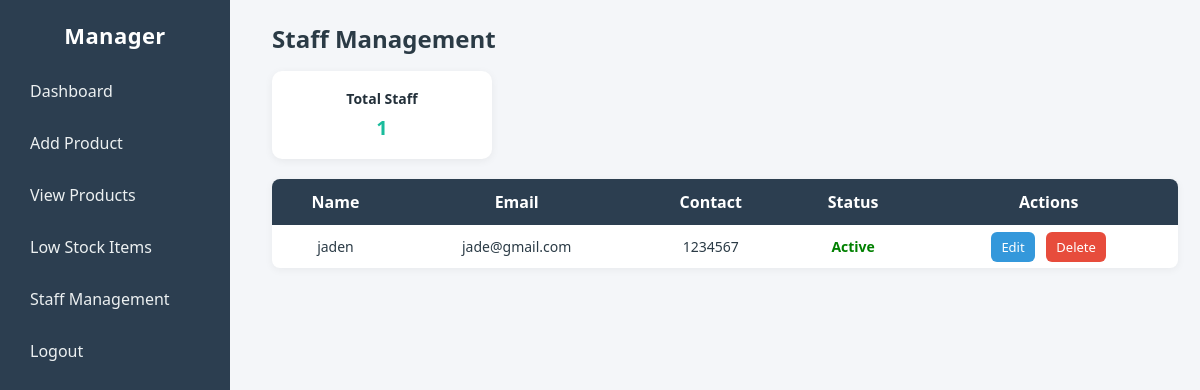
The page /staff_management/ on the database as committed earlier.
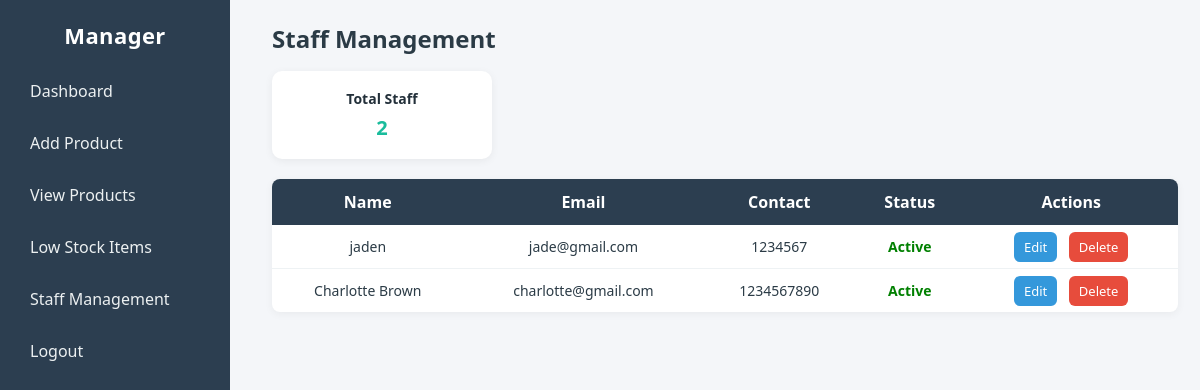
The same page on the database as committed later.
### Inventory_management/models.py (models this page shows, shortened)
class Staff(models.Model):
    profile = models.OneToOneField(Profile, on_delete=models.CASCADE, related_name="staff")
    full_name = models.CharField(max_length=100)
    dob = models.DateField()
    age = models.IntegerField()
    gender = models.CharField(
        max_length=10,
        choices=[
            ("Male", "Male"),
            ("Female", "Female"),
            ("Other", "Other")
        ]
    )
    phone = models.CharField(max_length=15)
    is_active = models.BooleanField(default=True)
    phone = models.CharField(max_length=15)
    address = models.TextField()
    department = models.CharField(max_length=100)
    job_title = models.CharField(max_length=100)
    start_date = models.DateField()

class Profile(models.Model):
    user = models.OneToOneField(User,on_delete=models.CASCADE)
    ROLE_CHOICES = (
        ('manager','Manager'),
        ('staff','Staff'),
        ('accountant','Accountant')
    )
    role = models.CharField(max_length=10,choices=ROLE_CHOICES,default='staff')
    profile_pic = models.ImageField(upload_to='profile_pics/',default='profile_pics/default.jpg')

### Inventory_management/views.py (the view)
# urls.py: path('staff_management/',views.staff_management,name = 'staff_management'),
def staff_management(request):
    staff_list = Staff.objects.all()
    staff_count = staff_list.count()
    context = {
        "staff_list": staff_list,
        "staff_count": staff_count,
    }
    return render(request,'admin/staff_management.html', context)

### Inventory_management/templates/admin/staff_management.html (shortened to what this page needs)
{% load static %}
<!DOCTYPE html>
<html lang="en">
<head>
    <link rel="stylesheet" href="{% static 'css/admin/staff_management.css' %}">
</head>
<body>
<div class="sidebar">
    <h2>Manager</h2>
    <a href="{% url 'admin_dashboard' %}">Dashboard</a>
    <a href="{% url 'add_products' %}">Add Product</a>
    <a href="{% url 'view_products' %}">View Products</a>
    <a href="{% url 'low_stock' %}">Low Stock Items</a>
    <a href="{% url 'staff_management' %}">Staff Management</a>
    <a href="{% url 'signin' %}">Logout</a>
</div>
<div class="main-content">
    <header>
        <h1>Staff Management</h1>
    </header>
    <div class="cards">
        <div class="card small">
            <h3>Total Staff</h3>
            <p>{{ staff_count }}</p>
        </div>
    </div>
    <div class="table-wrap">
        <table class="product-table">
            <thead>
                <tr>
                    <th>Name</th>
                    <th>Email</th>
                    <th>Contact</th>
                    <th>Status</th>
                    <th>Actions</th>
                </tr>
            </thead>
            <tbody>
                {% for staff in staff_list %}
                <tr>
                    <td>{{ staff.full_name }}</td>
                    <td>{{ staff.profile.user.email }}</td>
                    <td>{{ staff.phone }}</td>
                    <td>
                        {% if staff.is_active %}
                        <span style="color:green; font-weight:600;">Active</span>
                        {% else %}
                        <span style="color:red; font-weight:600;">Inactive</span>
                        {% endif %}
                    </td>
                    <td>
                        <a href="{% url 'staff_edit' staff.id %}" class="btn-table edit">Edit</a>
                        <a href="{% url 'delete_staff' staff.id %}" class="btn-table delete">Delete</a>
                    </td>
                </tr>
                {% empty %}
                <tr><td colspan="5">No staff accounts found.</td></tr>
                {% endfor %}
            </tbody>
        </table>
    </div>
</div>
</body>
</html>

Rows that differ between the two databases and show on the page:
added Staff: full_name "Charlotte Brown", profile.user.email "charlotte@gmail.com", phone "1234567890", is_active "Active"
Other text that changed with them:
{{ staff_count }}: "1" → "2"
